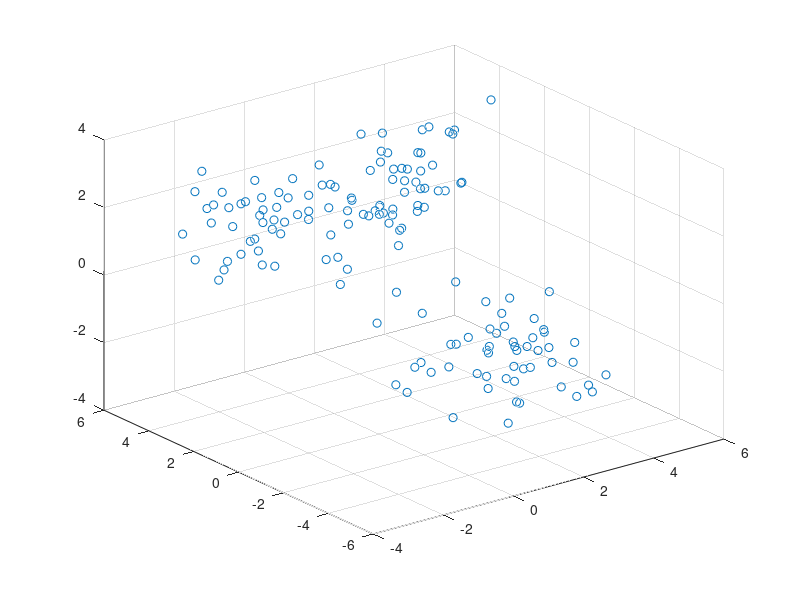

MATLAB code to generate this figure:
clear;
clc;
close all;

dataTrain = csvread ('data_train_PNN.csv');

jumlahAtribut = size(dataTrain,2)-1;

data_kelas = dataTrain(:,jumlahAtribut+1);

dt = dataTrain(:,1:jumlahAtribut);

figure
scatter3(dt(:,1),dt(:,2),dt(:,3),'r*');
hold off